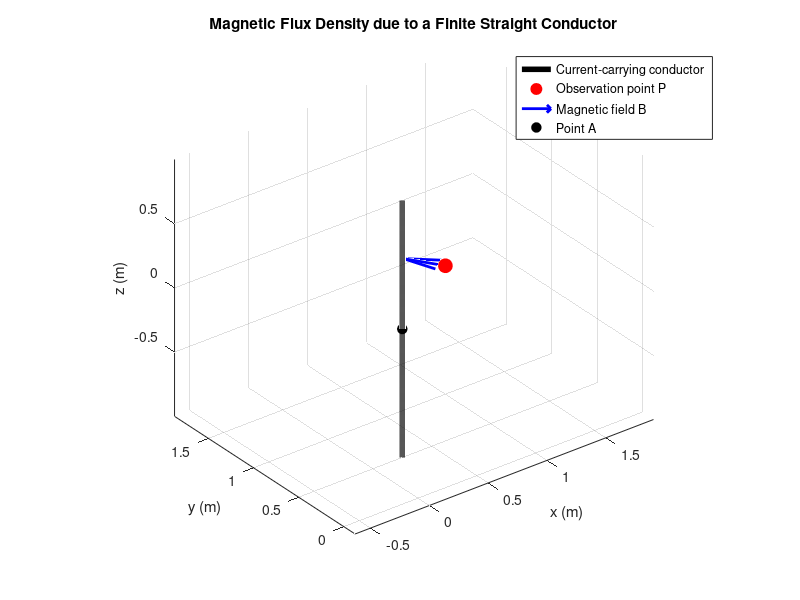

MATLAB code for this plot:
%% Magnetic flux density B due to a finite straight conductor
% Conductor: length l, current I, parallel to z-axis
% A = (Ax, Ay, Az) is the center of the conductor
% P = (Px, Py, Pz) is the observation point

clear; clc; close all;

%% Parameters
mu0 = 4*pi*1e-7;       % Permeability of free space [H/m]

I  = 1;               % Current [A]
l  = 2;                % Conductor length [m]

% Position of conductor center A
Ax = 0.25;
Ay = 0.5;
Az = 0;

% Observation point P
Px = 1;
Py = 1;
Pz = 0;

%% Discretize the conductor
N = 10000;              % Number of current elements
z = linspace(Az-l/2, Az+l/2, N);

dz = z(2) - z(1);

% Coordinates of current elements
x = Ax * ones(size(z));
y = Ay * ones(size(z));

%% Vector from current element to observation point
Rx = Px - x;
Ry = Py - y;
Rz = Pz - z;

R = sqrt(Rx.^2 + Ry.^2 + Rz.^2);

%% Biot-Savart law
% dl = [0 0 dz]
%
% dl x R = [-Ry*dz, Rx*dz, 0]

dBx = (-Ry ./ R.^3) * dz;
dBy = ( Rx ./ R.^3) * dz;
dBz = zeros(size(z));

% Integrate all differential contributions
Bx = mu0*I/(4*pi) * sum(dBx);
By = mu0*I/(4*pi) * sum(dBy);
Bz = mu0*I/(4*pi) * sum(dBz);

B = [Bx, By, Bz];
Bmag = norm(B);

%% Display result
fprintf('Magnetic flux density at P:\n');
fprintf('Bx = %.6e T\n', Bx);
fprintf('By = %.6e T\n', By);
fprintf('Bz = %.6e T\n', Bz);
fprintf('|B| = %.6e T\n', Bmag);

%% 3D Plot
figure;
hold on;
grid on;
axis equal;

% Plot conductor
plot3(x, y, z, 'k', 'LineWidth', 4);

% Plot point P
plot3(Px, Py, Pz, 'ro', ...
    'MarkerSize', 10, 'MarkerFaceColor', 'r');

% Plot vector B at P
scale = 1/max(Bmag, eps);   % Scaling for visualization

quiver3(Px, Py, Pz, ...
        Bx*scale, By*scale, Bz*scale, ...
        0.3, 'b', 'LineWidth', 2, 'MaxHeadSize', 0.5);

% Plot A
plot3(Ax, Ay, Az, 'ko', ...
    'MarkerSize', 7, 'MarkerFaceColor', 'k');

%% Labels
xlabel('x (m)');
ylabel('y (m)');
zlabel('z (m)');

title('Magnetic Flux Density due to a Finite Straight Conductor');

legend('Current-carrying conductor', ...
       'Observation point P', ...
       'Magnetic field B', ...
       'Point A', ...
       'Location', 'best');

view(3);
